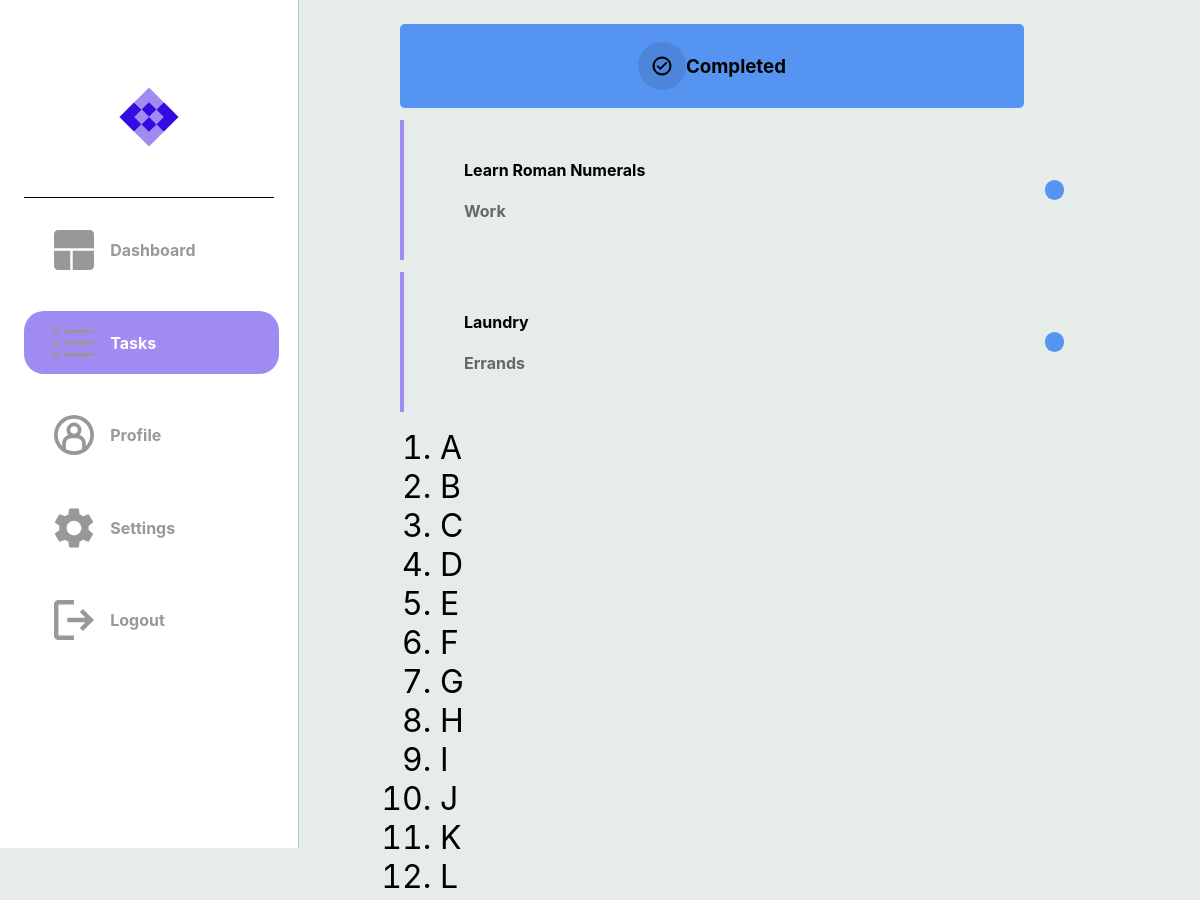
/completed_tasks (signed in, upper part), run on an earlier commit of the app's database.
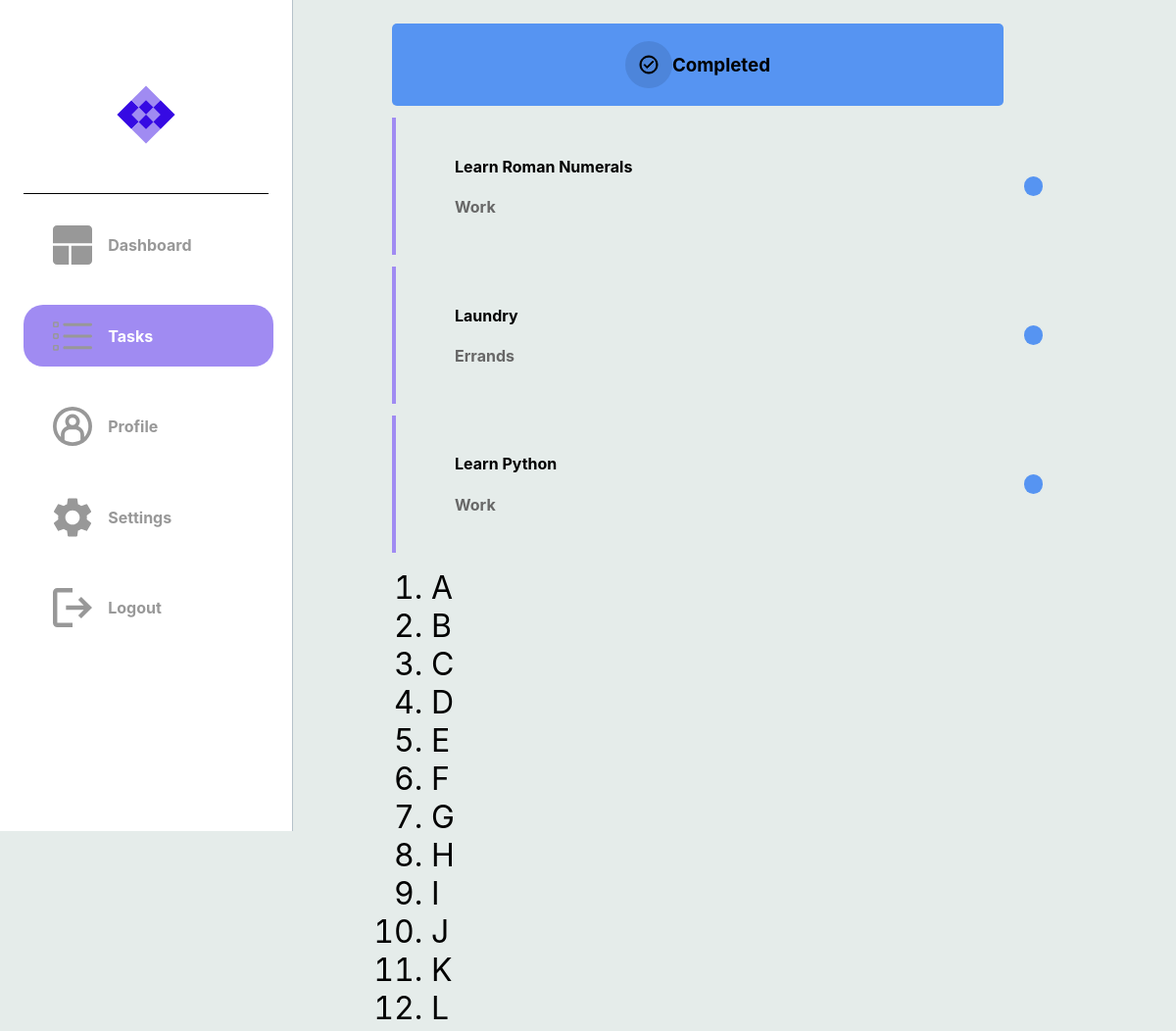
And on a later commit of the database.
### dotask/models.py (models this page shows)
class Task(db.Model):
    __tablename__ = "task"
    id = db.Column(db.Integer, primary_key=True)
    title = db.Column(db.String(100), nullable=False)
    description = db.Column(db.String(400), nullable=False)
    due_date = db.Column(db.Date, nullable=False)
    status = db.Column(Enum(TaskStatus))
    tag = db.Column(Enum(TaskTag))
    user_id = db.Column(db.Integer, db.ForeignKey('user.id'), nullable=False)
    user = relationship('User', back_populates='tasks')

### dotask/routes.py (the view)
@app.route("/completed_tasks")
@login_required
def hello_completed_tasks():
    tasks = Task.query.filter_by(user_id=current_user.id).all()
    if tasks:
        return render_template("completed_tasks.html", tasks=tasks)
    else:
        return render_template("completed_tasks.html")

### dotask/routes.py (called while the page is built)
@app.after_request
def after_request(response):
    response.headers["Cache-Control"] = "no-cache, no-store, must-revalidate"
    return response

@login_manager.user_loader
def load_user(user_id):
    return User.query.get(user_id)

### dotask/templates/completed_tasks.html (shortened to what this page needs)
{% extends "layout.html" %}
{% block head %}
    <link rel="stylesheet" {% block css_tab_colour %} href="../static/page_css_folder/tasks.css" {% endblock %}/>
{% endblock %}
{% block categories %}
    <div class="cate-container-2">
        <img src="../static/completed.svg">
        <h3>Completed</h3>
    </div>
{% endblock categories %}
{% block tasks %}
        {% if tasks %}
            {% for task in tasks %}
                {% if task.status.name == 'Completed' %}
                    <a href="{{ url_for('hello_each_task', task_id=task['id']) }}">
                        <div class="message-box">
                            <div class="message">
                                <h4> {{ task['title'] }} </h4>
                                <h4 style="color: #676767;"> {{ task.tag.name }} </h4>
                            </div>
                            <div class="message-dot {% if task.status.name == 'In_Progress' %}progress-task
                                {% elif task.status.name == 'Completed' %}completed-task
                                {% elif task.status.name == 'Cancelled' %}cancelled-task
                                {% else %}unknown-task
                                {% endif %}">
                            </div>
                        </div>
                    </a>
                {% endif %}
            {% endfor %}
        {% endif %}
    {% endblock tasks %}

### dotask/templates/layout.html (shortened to what this page needs)
<!DOCTYPE html>
<html lang="en">
<head>
    <link rel="stylesheet" type="text/css" href="../static/fonts.css">
    <link rel="stylesheet" href="../static/layout.css" />
    {% block head %}{% endblock %}
</head>
<body>
    <div class="sidebar">
        <div id="logo">
            <img src="../static/Logo.svg" height="60px" width="60px">
        </div>
        <div>
            {% block dash_image_colour %}
            <a class="a1" href="{{ url_for('hello_dashboard') }}">
            <div id="logos">
                <img class="imgs" src="../static/dashboard.svg">
                <h4 class="sidebar-text">Dashboard</h4>
            </div>
            </a>
            {% endblock dash_image_colour %}
        </div>
        <div>
            {% block task_image_colour %}
            <a class="a2" href="{{ url_for('hello_tasks') }}">
            <div id="logos">
                <img class="imgs" src="../static/tasks.svg">
                <h4 class="sidebar-text">Tasks</h4>
            </div>
            </a>
            {% endblock task_image_colour %}
        </div>
        <div>
            {% block profile_image_colour %}
            <a class="a3" href="{{ url_for('hello_profile') }}">
            <div id="logos">
                <img class="imgs" src="../static/profile.svg">
                <h4 class="sidebar-text">Profile</h4>
            </div>
            </a>
            {% endblock profile_image_colour %}
        </div>
        <div>
            {% block settings_image_colour %}
            <a class="a4" href="{{ url_for('hello_settings') }}">
            <div id="logos">
                <img class="imgs" src="../static/settings.svg">
                <h4 class="sidebar-text">Settings</h4>
            </div>
            </a>
            {% endblock settings_image_colour %}
        </div>
        <div>
            <a href="{{ url_for('hello_logout') }}">
            <div id="logos">
                <img class="imgs" src="../static/logout.svg">
                <h4 class="sidebar-text">Logout</h4>
            </div>
            </a>
        </div>
    </div>
    <div id="content">
        {% block categories %}
        {% endblock categories %}
        {% block tasks %}
        {% endblock tasks %}
        {% block content %}
            <ol>
                <li>A</li>
                <li>B</li>
                <li>C</li>
                <li>D</li>
                <li>E</li>
                <li>F</li>
                <li>G</li>
                <li>H</li>
                <li>I</li>
                <li>J</li>
                <li>K</li>
                <li>L</li>
                <li>M</li>
            </ol>
        {% endblock %}
    </div>
</body>
</html>

### dotask/static/layout.css (style rules this page uses)
@media (min-width: 768px) { body { margin: auto; padding: auto; background-color: #E5ECEA; display: flex; font-family: inter; } }
@media (min-width: 768px) { .sidebar { width: 250px; height: 100vh; padding: 2%; background-color: #FFFFFF; border-right: 1px #B5C2CA solid; position: fixed; display: block; justify-content: space-evenly; align-items: top; } }
@media (min-width: 768px) { .sidebar > div:nth-child(1) { display: none; } }
@media (min-width: 768px) { .sidebar > div { width: 100%; height: 10%; margin: 5% auto; border-radius: 20px; display: flex; justify-content: start; align-items: center; font-family: inter; } }
@media (min-width: 768px) { a { text-decoration: none; color: black; } }
@media (min-width: 768px) { .sidebar > div > a { width: 90%; text-decoration: none; } }
@media (min-width: 768px) { .sidebar > div > a > div { width: 100%; height: 10%; padding-left: 30px; margin: 5% auto; border-radius: 20px; } }
@media (min-width: 768px) { #logo { width: 100%; height: 20%; display: flex; justify-content: center; border-radius: 0px; border-bottom: 1px black solid; } }
@media (min-width: 768px) { #logos { width: 100%; display: grid; grid-template-columns: 1fr 3fr; align-items: center; } }
@media (min-width: 768px) { .sidebar-text { color: #989898; font-size: 1rem; } }
@media (min-width: 768px) { .imgs { height: 40px; width: 40px; } }
@media (min-width: 768px) { li { font-size: 2em; } }
@media (min-width: 768px) { #content { width: 600px; display: block; margin-top: 2%; padding-left: 400px; } }

### dotask/static/page_css_folder/tasks.css (style rules this page uses)
.a2 > div { background-color: #A08BF2; width: 100%; height: 10%; padding-left: 30px; margin: 5% auto; border-radius: 20px; color: white; }
.a2 > div > h4 { color: white; }
.a2 > div > img { fill: #FFFFFF; }
.message-box { width: 100%; display: flex; margin-top: 2%; padding-right: 10%; padding-left: 10%; padding-top: 3%; padding-bottom: 3%; border-left: 4px solid #A08BF2; display: flex; justify-content: center; align-items: center; }
.message { width: 100%; border-radius: 5px; display: block; justify-content: center; align-items: center; }
.message-dot { width: 20px; height: 20px; border-radius: 50px; }
.completed-task { background-color: #5694F2; }
.cate-container-2 { background-color: #5694F2; width: 100%; padding: 2%; border-radius: 5px; display: flex; justify-content: center; align-items: center; }

What changed in the data, as far as the page shows it:
added Task: title "Learn Python", tag.name "Work"
